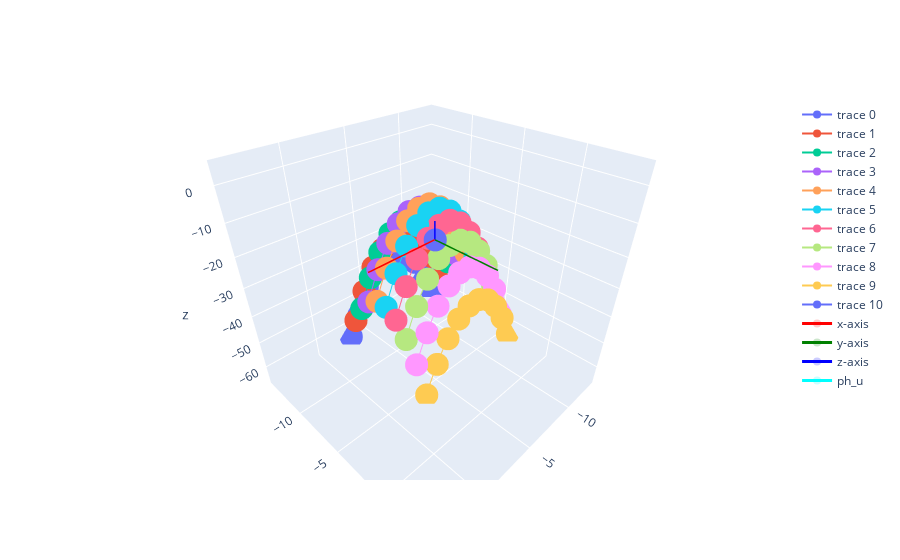
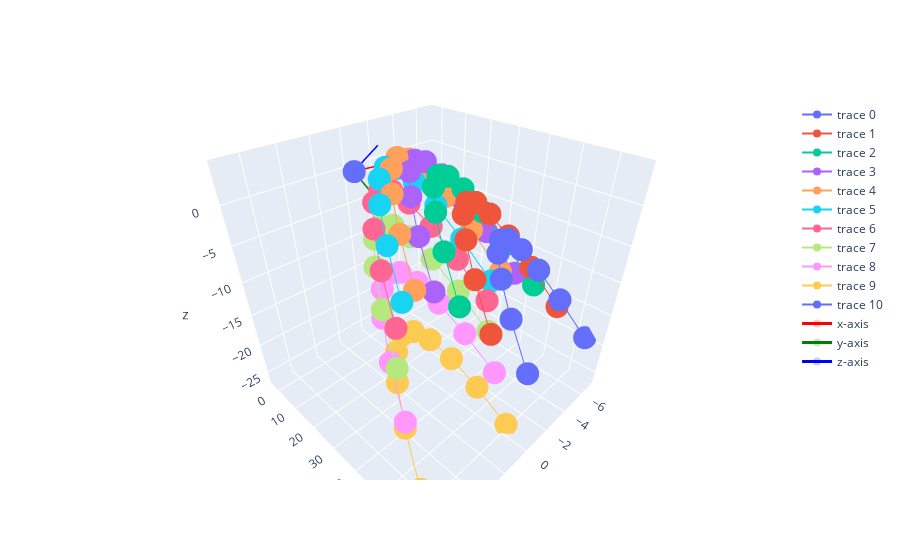

The code cell stored with these charts, in order, in its notebook:
### Code cell
fig2 = go.Figure()

## Plotting before vs. after translation
for i in range(s_wt.shape[0]):
  fig2.add_trace(go.Scatter3d(x=s_wt[i, 0],
                              y=s_wt[i, 1],
                              z=s_wt[i, 2]))
# Plot origin
fig2.add_trace(go.Scatter3d(x=[0],
                            y=[0],
                            z=[0]
                            ))
#fig2.add_trace(go.Scatter3d(x=[ph[0]], y=[ph[1]], z=[ph[2]])) # Plot pinhole location => old pinhole location now meaningless as coordinates have been translated. New pinhole locations is [0, 0, 0]


# Plot pinhole axes
fig2.add_trace(go.Scatter3d(x=[0, axes[0, 0]],
                            y=[0, axes[1, 0]],
                            z=[0, axes[2, 0]],
                            name='x-axis',
                            line={'color': 'red', 'width': 3},
                            marker={'opacity': 0}
                            ))
fig2.add_trace(go.Scatter3d(x=[0, axes[0, 1]],
                            y=[0, axes[1, 1]],
                            z=[0, axes[2, 1]],
                            name='y-axis',
                            line={'color': 'green', 'width': 3},
                            marker={'opacity': 0}
                            ))
fig2.add_trace(go.Scatter3d(x=[0, axes[0, 2]],
                            y=[0, axes[1, 2]], z=[0, axes[2, 2]],
                            name='z-axis',
                            line={'color': 'blue', 'width': 3},
                            marker={'opacity': 0}
                            ))

# Plot viewpoint vector (y axis of pinhole camera reference frame axes)
fig2.add_trace(go.Scatter3d(x=[0, ph_u[0]],
                            y=[0, ph_u[1]],
                            z=[0, ph_u[2]],
                            name='ph_u',
                            line={'color': 'cyan', 'width': 3},
                            marker={'opacity': 0}
                            )
)


scene = dict(camera = dict(up=dict(x=0, y=0, z=1), center=dict(x=0, y=0, z=0), eye=dict(x=1, y=1, z=1)),
             xaxis = dict(),
             yaxis = dict(),
             zaxis = dict(),
             aspectmode = "cube",
             aspectratio = dict(x=1, y=1, z=1)
)

fig2.update_layout(scene=scene)#, xaxis=dict(scaleratio=1), yaxis=dict(scaleratio=1))
fig2.show()






fig3 = go.Figure()

## Plot rotated points
for i in range(s_ph.shape[0]):
  fig3.add_trace(go.Scatter3d(x=s_ph[i, 0],
                              y=s_ph[i, 1],
                              z=s_ph[i, 2]))

fig3.add_trace(go.Scatter3d(x=[0], y=[0], z=[0]))

#for i in range(X_range.shape[0]):
 # fig3.add_trace(go.Scatter3d(x=[0, s_ph[0,i]],
  #                            y=[0, s_ph[1,i]],
   #                           z=[0, s_ph[2,i]],
    #                          line=dict(color='green',
     #                                  width=2)))

fig3.add_trace(go.Scatter3d(x=[0, axes_ph[0, 0]], y=[0, axes_ph[1, 0]], z=[0, axes_ph[2, 0]], name='x-axis', line={'color': 'red', 'width': 3}, marker={'opacity': 0})) # Plot pinhole axes_ph
fig3.add_trace(go.Scatter3d(x=[0, axes_ph[0, 1]], y=[0, axes_ph[1, 1]], z=[0, axes_ph[2, 1]], name='y-axis', line={'color': 'green', 'width': 3}, marker={'opacity': 0})) # Plot pinhole axes_ph
fig3.add_trace(go.Scatter3d(x=[0, axes_ph[0, 2]], y=[0, axes_ph[1, 2]], z=[0, axes_ph[2, 2]], name='z-axis', line={'color': 'blue', 'width': 3}, marker={'opacity': 0})) # Plot pinhole axes_ph

#fig3.add_trace(go.Scatter3d(x=[0, ph_u[0]], y=[0, ph_u[1]], z=[0, ph_u[2]], name='ph_u', line={'color': 'cyan', 'width': 3}, marker={'opacity': 0}))
fig3.update_layout(scene=scene)
fig3.show()

### Figure 1 — Plotly figure (JSON) as saved in the notebook; plotly's stock layout.template omitted (floating-point values rounded to 4 significant figures)
{"data": [{"type": "scatter3d", "x": [-13.0, -11.89, -10.78, -9.667, -8.556, -7.444, -6.333, -5.222, -4.111, -3.0], "y": [-14.0, -14.0, -14.0, -14.0, -14.0, -14.0, -14.0, -14.0, -14.0, -14.0], "z": [-65.0, -55.12, -47.72, -42.78, -40.31, -40.31, -42.78, -47.72, -55.12, -65.0]}, {"type": "scatter3d", "x": [-13.0, -11.89, -10.78, -9.667, -8.556, -7.444, -6.333, -5.222, -4.111, -3.0], "y": [-12.89, -12.89, -12.89, -12.89, -12.89, -12.89, -12.89, -12.89, -12.89, -12.89], "z": [-55.12, -45.25, -37.84, -32.9, -30.43, -30.43, -32.9, -37.84, -45.25, -55.12]}, {"type": "scatter3d", "x": [-13.0, -11.89, -10.78, -9.667, -8.556, -7.444, -6.333, -5.222, -4.111, -3.0], "y": [-11.78, -11.78, -11.78, -11.78, -11.78, -11.78, -11.78, -11.78, -11.78, -11.78], "z": [-47.72, -37.84, -30.43, -25.49, -23.02, -23.02, -25.49, -30.43, -37.84, -47.72]}, {"type": "scatter3d", "x": [-13.0, -11.89, -10.78, -9.667, -8.556, -7.444, -6.333, -5.222, -4.111, -3.0], "y": [-10.67, -10.67, -10.67, -10.67, -10.67, -10.67, -10.67, -10.67, -10.67, -10.67], "z": [-42.78, -32.9, -25.49, -20.56, -18.09, -18.09, -20.56, -25.49, -32.9, -42.78]}, {"type": "scatter3d", "x": [-13.0, -11.89, -10.78, -9.667, -8.556, -7.444, -6.333, -5.222, -4.111, -3.0], "y": [-9.556, -9.556, -9.556, -9.556, -9.556, -9.556, -9.556, -9.556, -9.556, -9.556], "z": [-40.31, -30.43, -23.02, -18.09, -15.62, -15.62, -18.09, -23.02, -30.43, -40.31]}, {"type": "scatter3d", "x": [-13.0, -11.89, -10.78, -9.667, -8.556, -7.444, -6.333, -5.222, -4.111, -3.0], "y": [-8.444, -8.444, -8.444, -8.444, -8.444, -8.444, -8.444, -8.444, -8.444, -8.444], "z": [-40.31, -30.43, -23.02, -18.09, -15.62, -15.62, -18.09, -23.02, -30.43, -40.31]}, {"type": "scatter3d", "x": [-13.0, -11.89, -10.78, -9.667, -8.556, -7.444, -6.333, -5.222, -4.111, -3.0], "y": [-7.333, -7.333, -7.333, -7.333, -7.333, -7.333, -7.333, -7.333, -7.333, -7.333], "z": [-42.78, -32.9, -25.49, -20.56, -18.09, -18.09, -20.56, -25.49, -32.9, -42.78]}, {"type": "scatter3d", "x": [-13.0, -11.89, -10.78, -9.667, -8.556, -7.444, -6.333, -5.222, -4.111, -3.0], "y": [-6.222, -6.222, -6.222, -6.222, -6.222, -6.222, -6.222, -6.222, -6.222, -6.222], "z": [-47.72, -37.84, -30.43, -25.49, -23.02, -23.02, -25.49, -30.43, -37.84, -47.72]}, {"type": "scatter3d", "x": [-13.0, -11.89, -10.78, -9.667, -8.556, -7.444, -6.333, -5.222, -4.111, -3.0], "y": [-5.111, -5.111, -5.111, -5.111, -5.111, -5.111, -5.111, -5.111, -5.111, -5.111], "z": [-55.12, -45.25, -37.84, -32.9, -30.43, -30.43, -32.9, -37.84, -45.25, -55.12]}, {"type": "scatter3d", "x": [-13.0, -11.89, -10.78, -9.667, -8.556, -7.444, -6.333, -5.222, -4.111, -3.0], "y": [-4.0, -4.0, -4.0, -4.0, -4.0, -4.0, -4.0, -4.0, -4.0, -4.0], "z": [-65.0, -55.12, -47.72, -42.78, -40.31, -40.31, -42.78, -47.72, -55.12, -65.0]}, {"type": "scatter3d", "x": [0], "y": [0], "z": [0]}, {"line": {"color": "red", "width": 3}, "marker": {"opacity": 0}, "name": "x-axis", "type": "scatter3d", "x": [0, 4], "y": [0, 0.01], "z": [0, 0.01]}, {"line": {"color": "green", "width": 3}, "marker": {"opacity": 0}, "name": "y-axis", "type": "scatter3d", "x": [0, 0.01], "y": [0, 4], "z": [0, 0.01]}, {"line": {"color": "blue", "width": 3}, "marker": {"opacity": 0}, "name": "z-axis", "type": "scatter3d", "x": [0, 0.01], "y": [0, 0.01], "z": [0, 4]}, {"line": {"color": "cyan", "width": 3}, "marker": {"opacity": 0}, "name": "ph_u", "type": "scatter3d", "x": [0, -7], "y": [0, -8], "z": [0, -20]}], "layout": {"scene": {"aspectmode": "cube", "aspectratio": {"x": 1, "y": 1, "z": 1}, "camera": {"center": {"x": 0, "y": 0, "z": 0}, "eye": {"x": 1, "y": 1, "z": 1}, "up": {"x": 0, "y": 0, "z": 1}}}}}

### Figure 2 — Plotly figure (JSON) as saved in the notebook; plotly's stock layout.template omitted (floating-point values rounded to 4 significant figures)
{"data": [{"type": "scatter3d", "x": [0.5644, -0.2718, -1.108, -1.944, -2.78, -3.617, -4.453, -5.289, -6.125, -6.961], "y": [66.36, 57.29, 50.41, 45.71, 43.18, 42.84, 44.68, 48.69, 54.89, 63.27], "z": [-13.64, -9.655, -6.824, -5.153, -4.64, -5.286, -7.091, -10.05, -14.18, -19.46]}, {"type": "scatter3d", "x": [1.296, 0.4599, -0.3763, -1.212, -2.049, -2.885, -3.721, -4.557, -5.393, -6.23], "y": [57.25, 48.18, 41.3, 36.59, 34.07, 33.73, 35.56, 39.58, 45.78, 54.15], "z": [-9.747, -5.758, -2.927, -1.256, -0.7427, -1.389, -3.194, -6.158, -10.28, -15.56]}, {"type": "scatter3d", "x": [2.028, 1.192, 0.3554, -0.4808, -1.317, -2.153, -2.989, -3.826, -4.662, -5.498], "y": [50.31, 41.25, 34.36, 29.66, 27.14, 26.79, 28.63, 32.65, 38.84, 47.22], "z": [-7.009, -3.019, -0.189, 1.483, 1.995, 1.349, -0.4556, -3.419, -7.542, -12.82]}, {"type": "scatter3d", "x": [2.759, 1.923, 1.087, 0.2509, -0.5853, -1.422, -2.258, -3.094, -3.93, -4.766], "y": [45.56, 36.49, 29.61, 24.91, 22.38, 22.04, 23.88, 27.89, 34.09, 42.47], "z": [-5.429, -1.44, 1.39, 3.062, 3.575, 2.929, 1.124, -1.84, -5.963, -11.24]}, {"type": "scatter3d", "x": [3.491, 2.655, 1.819, 0.9825, 0.1463, -0.6899, -1.526, -2.362, -3.198, -4.035], "y": [42.99, 33.92, 27.04, 22.33, 19.81, 19.47, 21.3, 25.32, 31.52, 39.9], "z": [-5.009, -1.02, 1.811, 3.482, 3.995, 3.349, 1.544, -1.42, -5.542, -10.82]}, {"type": "scatter3d", "x": [4.223, 3.387, 2.55, 1.714, 0.878, 0.04181, -0.7944, -1.631, -2.467, -3.303], "y": [42.59, 33.53, 26.64, 21.94, 19.42, 19.07, 20.91, 24.93, 31.13, 39.5], "z": [-5.747, -1.758, 1.072, 2.744, 3.257, 2.611, 0.8058, -2.158, -6.281, -11.56]}, {"type": "scatter3d", "x": [4.954, 4.118, 3.282, 2.446, 1.61, 0.7735, -0.06271, -0.8989, -1.735, -2.571], "y": [44.38, 35.32, 28.43, 23.73, 21.21, 20.86, 22.7, 26.72, 32.91, 41.29], "z": [-7.645, -3.655, -0.8248, 0.8468, 1.36, 0.7135, -1.091, -4.055, -8.178, -13.46]}, {"type": "scatter3d", "x": [5.686, 4.85, 4.014, 3.178, 2.341, 1.505, 0.669, -0.1672, -1.003, -1.84], "y": [48.35, 39.29, 32.4, 27.7, 25.17, 24.83, 26.67, 30.68, 36.88, 45.26], "z": [-10.7, -6.711, -3.881, -2.209, -1.696, -2.343, -4.147, -7.111, -11.23, -16.52]}, {"type": "scatter3d", "x": [6.418, 5.582, 4.745, 3.909, 3.073, 2.237, 1.401, 0.5644, -0.2718, -1.108], "y": [54.5, 45.43, 38.55, 33.85, 31.32, 30.98, 32.82, 36.83, 43.03, 51.41], "z": [-14.92, -10.93, -8.096, -6.424, -5.911, -6.557, -8.362, -11.33, -15.45, -20.73]}, {"type": "scatter3d", "x": [7.149, 6.313, 5.477, 4.641, 3.805, 2.968, 2.132, 1.296, 0.4599, -0.3763], "y": [62.83, 53.76, 46.88, 42.17, 39.65, 39.31, 41.14, 45.16, 51.36, 59.74], "z": [-20.29, -16.3, -13.47, -11.8, -11.29, -11.93, -13.74, -16.7, -20.82, -26.1]}, {"type": "scatter3d", "x": [0], "y": [0], "z": [0]}, {"line": {"color": "red", "width": 3}, "marker": {"opacity": 0}, "name": "x-axis", "type": "scatter3d", "x": [0, -3.019], "y": [0, 2.624], "z": [0, -0.004137]}, {"line": {"color": "green", "width": 3}, "marker": {"opacity": 0}, "name": "y-axis", "type": "scatter3d", "x": [0, -1.25], "y": [0, -1.413], "z": [0, -3.527]}, {"line": {"color": "blue", "width": 3}, "marker": {"opacity": 0}, "name": "z-axis", "type": "scatter3d", "x": [0, -2.337], "y": [0, -2.655], "z": [0, 1.868]}], "layout": {"scene": {"aspectmode": "cube", "aspectratio": {"x": 1, "y": 1, "z": 1}, "camera": {"center": {"x": 0, "y": 0, "z": 0}, "eye": {"x": 1, "y": 1, "z": 1}, "up": {"x": 0, "y": 0, "z": 1}}}}}
